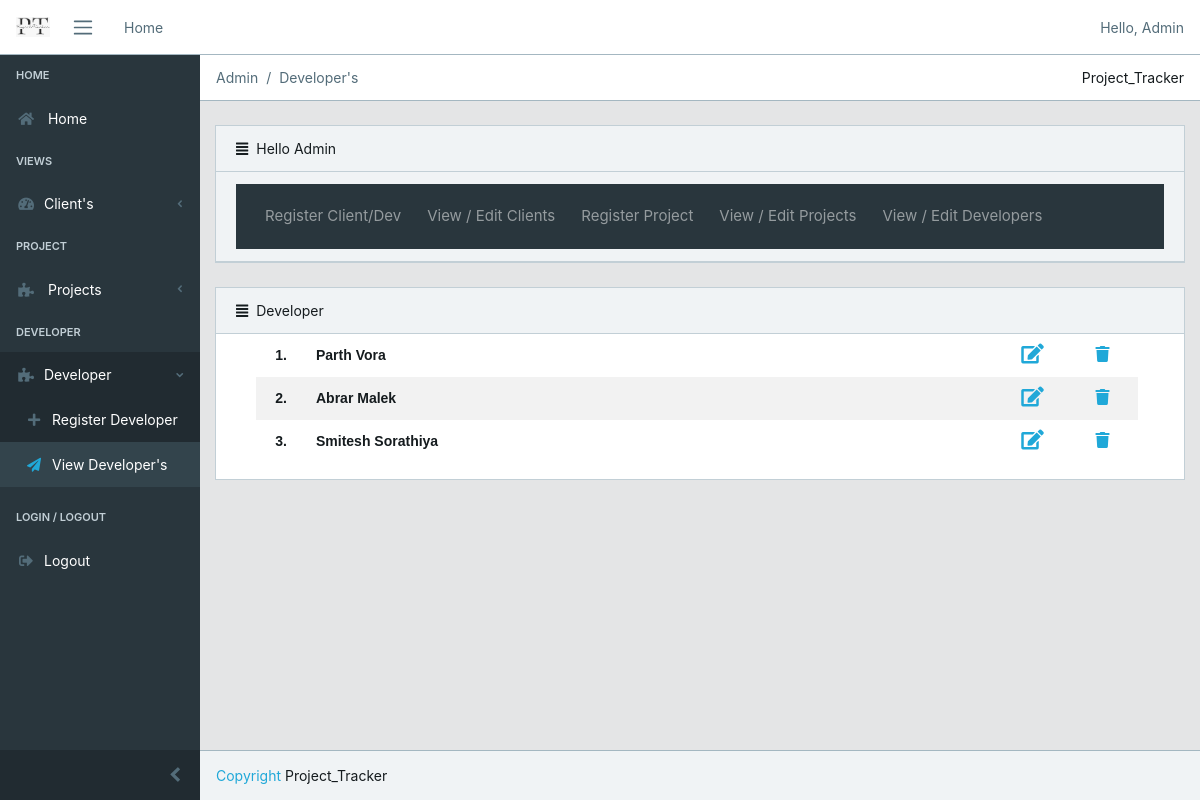
Page /manager/view_developers/ (signed in) on the committed database.
### manager/models.py (models this page shows)
class Developer(models.Model):
    first_name = models.CharField(max_length=70)
    last_name = models.CharField(max_length=70)
    email = models.EmailField(max_length=70)
    password = models.CharField(max_length=70)

### manager/views.py (the view)
# urls.py: path('view_developers/',views.developer,name='view_developers'),
def developer(request):
    if request.user.is_authenticated:
        developer = Developer.objects.all()
        return render(request,'view_developers.html',{'developer':developer})
    else:
        return redirect('/login')

### templates/view_developers.html (shortened to what this page needs)
{% extends 'admin.html' %}
{% block breadcrumb %}
<li class="breadcrumb-item active">Admin</li>
<li class="breadcrumb-item active">Developer's</li>
{% endblock breadcrumb%}
{% block content1 %}
<div class="card-header">
    <i class="fa fa-align-justify"></i>Developer
</div>
    <ol start="1">
        {% if developer %}
  <table border=0 id='table1' align='left'>
    {% for i in developer %}
    <tr id='tr1'>
      <td id='td1' width='50px' >
        {{forloop.counter}}.
      </td>
    <td id='td1' style='text-align: left;'>
    {% if i.last_name == 'Admin' %}
    {{ 'Admin'}}
    {% else %}
    {{ i.first_name }} {{ i.last_name }}
    {% endif %}
    </td>
    <td id='td1' width='70px'>
      <a href="{% url 'update_developer' i.id %}"><i class="fa fa-edit" style='cursor: pointer;font-size:20px'></i></a>
    </td>
    {% if i.last_name != 'Admin' %}
    <td id='td1' width='70px'>
      <a href="{% url 'remove_developer' i.id %}"><i class="fa fa-trash" style='cursor: pointer;font-size:16px'></i></a>
    </td>
    {% endif %}
    </tr>
    {%endfor%}
  </table>
  {% else %}
    <h4 class = 'text-center alert alert-warning'>No records to show</h4>
    {% endif %}
</ol>
{% endblock %}

### templates/view_developers.html (style rules this page uses)
#table1 { border-collapse: collapse; width:95%; font-family:sans-serif; font-weight:bold; }
#th1, #td1 { text-align: center; padding: 10px; }
#tr1:nth-child(even) { background-color: #f2f2f2 }

### rows in the picture
Developer: first_name "Parth", last_name "Vora"
Developer: first_name "Abrar", last_name "Malek"
Developer: first_name "Smitesh", last_name "Sorathiya"
